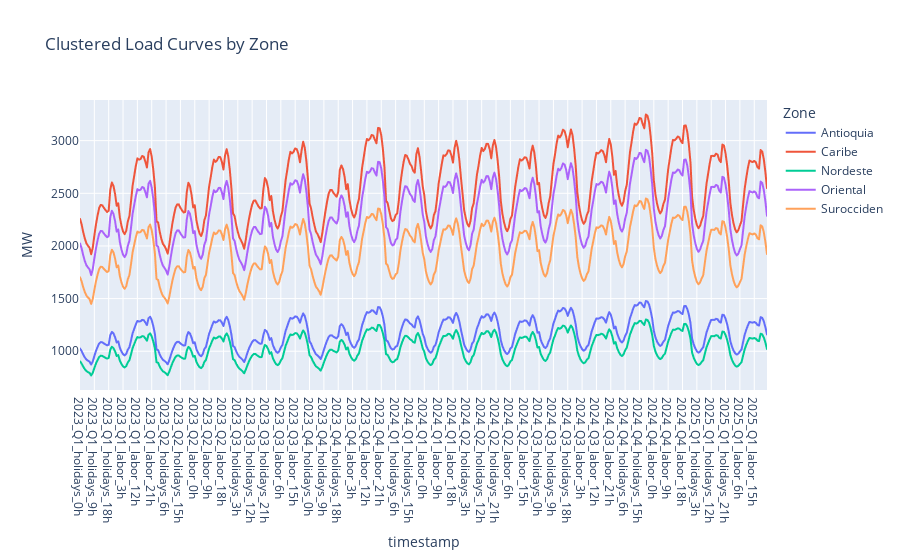

Here is the notebook cell this chart was saved with:
### Code cell
# Clusterize
loads = sc.loads.loads_to_timestamps(loads)
sc.loads.plot_multiple_line(
    loads,'Date', 'timestamp', 'demand_mw',
    'Zone', 'Clustered Load Curves by Zone', {'demand_mw':'MW'})

### Figure 1 — Plotly figure (JSON) as saved in the notebook; plotly's stock layout.template omitted (floating-point values rounded to 4 significant figures; data arrays with more than 128 entries replaced by an {"elided": "..."} marker saying what was removed)
{"data": [{"hovertemplate": "Zone=Antioquia<br>timestamp=%{x}<br>MW=%{y}<extra></extra>", "legendgroup": "Antioquia", "line": {"color": "#636efa", "dash": "solid"}, "marker": {"symbol": "circle"}, "mode": "lines", "name": "Antioquia", "showlegend": true, "type": "scattergl", "x": {"elided": "432 str values"}, "xaxis": "x", "y": {"elided": "432 float values"}, "yaxis": "y"}, {"hovertemplate": "Zone=Caribe<br>timestamp=%{x}<br>MW=%{y}<extra></extra>", "legendgroup": "Caribe", "line": {"color": "#EF553B", "dash": "solid"}, "marker": {"symbol": "circle"}, "mode": "lines", "name": "Caribe", "showlegend": true, "type": "scattergl", "x": {"elided": "432 str values"}, "xaxis": "x", "y": {"elided": "432 float values"}, "yaxis": "y"}, {"hovertemplate": "Zone=Nordeste<br>timestamp=%{x}<br>MW=%{y}<extra></extra>", "legendgroup": "Nordeste", "line": {"color": "#00cc96", "dash": "solid"}, "marker": {"symbol": "circle"}, "mode": "lines", "name": "Nordeste", "showlegend": true, "type": "scattergl", "x": {"elided": "432 str values"}, "xaxis": "x", "y": {"elided": "432 float values"}, "yaxis": "y"}, {"hovertemplate": "Zone=Oriental<br>timestamp=%{x}<br>MW=%{y}<extra></extra>", "legendgroup": "Oriental", "line": {"color": "#ab63fa", "dash": "solid"}, "marker": {"symbol": "circle"}, "mode": "lines", "name": "Oriental", "showlegend": true, "type": "scattergl", "x": {"elided": "432 str values"}, "xaxis": "x", "y": {"elided": "432 float values"}, "yaxis": "y"}, {"hovertemplate": "Zone=Surocciden<br>timestamp=%{x}<br>MW=%{y}<extra></extra>", "legendgroup": "Surocciden", "line": {"color": "#FFA15A", "dash": "solid"}, "marker": {"symbol": "circle"}, "mode": "lines", "name": "Surocciden", "showlegend": true, "type": "scattergl", "x": {"elided": "432 str values"}, "xaxis": "x", "y": {"elided": "432 float values"}, "yaxis": "y"}], "layout": {"legend": {"title": {"text": "Zone"}, "tracegroupgap": 0}, "title": {"text": "Clustered Load Curves by Zone"}, "xaxis": {"anchor": "y", "domain": [0, 1], "title": {"text": "timestamp"}}, "yaxis": {"anchor": "x", "domain": [0, 1], "title": {"text": "MW"}}}}
